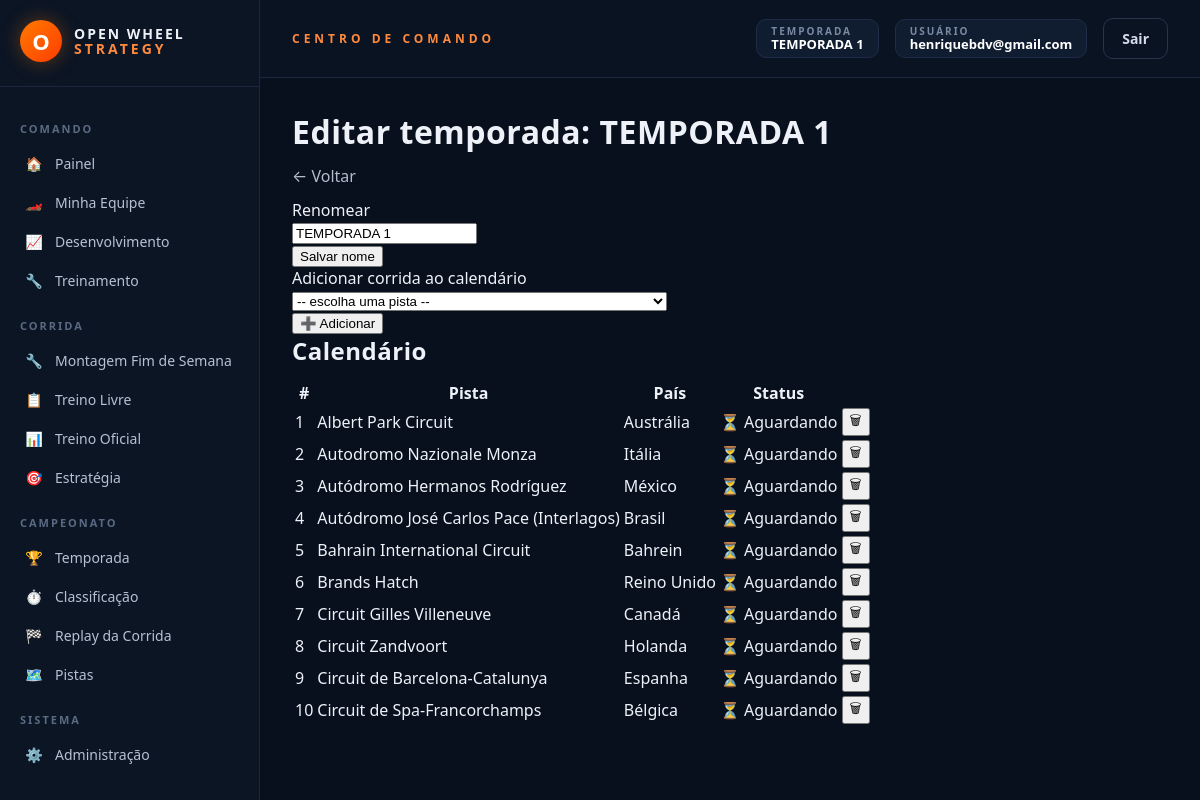
The app's page /admin/temporadas/1/editar (signed in), older data.
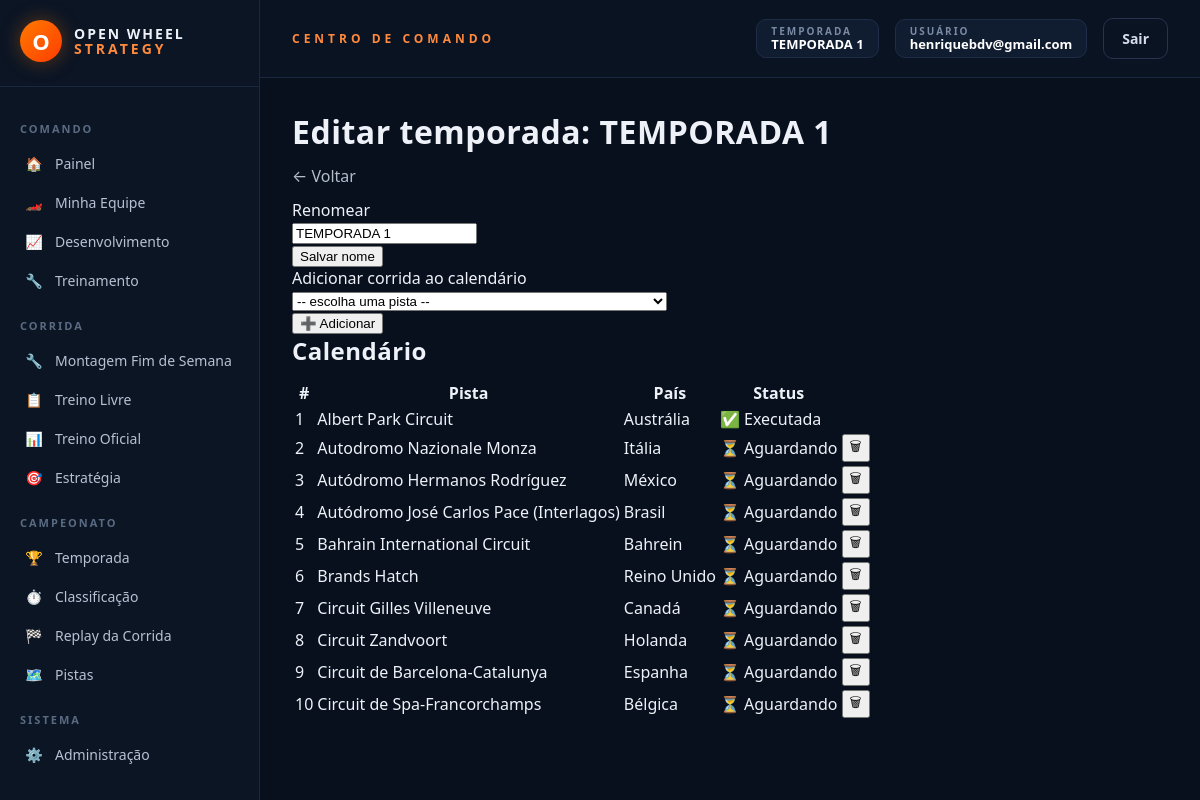
The same page, newer data.
### models_temporada.py (models this page shows, shortened)
class CorridaAgendada(db.Model):
    __tablename__ = "corridas_agendadas"
    id = db.Column(db.Integer, primary_key=True)
    temporada_id = db.Column(db.Integer, db.ForeignKey("temporadas.id"), nullable=False)
    pista_real_id = db.Column(db.Integer, nullable=False)
    pista_nome = db.Column(db.String(120))
    ordem = db.Column(db.Integer, nullable=False)
    executada = db.Column(db.Boolean, default=False, nullable=False)
    data_execucao = db.Column(db.DateTime)
    resultado_json = db.Column(db.Text, default="[]")

### rotas/admin.py (the view, shortened to what this page needs)
    @app.route("/admin/temporadas/<int:temporada_id>/editar", methods=["GET", "POST"])
    @admin_requerido
    def admin_temporada_editar(temporada_id):
        temporada = Temporada.query.get_or_404(temporada_id)
        criar_banco_pistas_reais()
        pistas = listar_pistas_reais()
        pistas_por_id = {p["id"]: p for p in pistas}
        return render_template("admin_temporada_editar.html", temporada=temporada, pistas=pistas, pistas_por_id=pistas_por_id)

### app.py (called while the page is built)
def _registrar_contexto(app):
    @app.context_processor
    def injetar_globais():
        usuario_id = session.get("usuario_id")
        usuario = Usuario.query.get(usuario_id) if usuario_id else None
        return {
            "usuario_logado": usuario,
            "categorias_fornecedor": FORNECEDORES_CONFIG,
            "temporada_ativa": Temporada.ativa_atual(),
        }

### extensoes.py (called while the page is built)
def admin_requerido(view_func):
    @functools.wraps(view_func)
    def wrapper(*args, **kwargs):
        from models import Usuario
        usuario_id = session.get("usuario_id")
        if not usuario_id:
            return redirect(url_for("login"))
        usuario = Usuario.query.get(usuario_id)
        if not usuario or not usuario.eh_admin:
            return render_template("acesso_negado.html"), 403
        return view_func(*args, **kwargs)
    return wrapper

### models_temporada.py (called while the page is built)
    @classmethod
    def ativa_atual(cls):
        try:
            return cls.query.filter_by(ativa=True).first()
        except (OperationalError, ProgrammingError, NoSuchTableError):
            return None

### pistas_reais_db.py (called while the page is built)
def obter_conexao():
    conexao = sqlite3.connect(CAMINHO_BANCO)
    conexao.row_factory = sqlite3.Row
    return conexao

### templates/admin_temporada_editar.html (shortened to what this page needs)
{% extends "base.html" %}
{% block content %}
<h1 class="h3">Editar temporada: {{ temporada.nome }}</h1>
<p><a href="{{ url_for('admin_temporadas') }}">← Voltar</a></p>
<div class="card mb-4">
    <div class="card-header">Renomear</div>
    <div class="card-body">
        <form method="POST" class="row g-2">
            <div class="col-md-8">
                <input type="text" name="nome" class="form-control" value="{{ temporada.nome }}" required>
            </div>
            <div class="col-md-4">
                <button type="submit" class="btn btn-secondary w-100">Salvar nome</button>
            </div>
        </form>
    </div>
</div>
<div class="card mb-4">
    <div class="card-header">Adicionar corrida ao calendário</div>
    <div class="card-body">
        <form method="POST" class="row g-2">
            <div class="col-md-8">
                <select name="pista_id" class="form-select" required>
                    <option value="">-- escolha uma pista --</option>
                </select>
            </div>
            <div class="col-md-4">
                <button type="submit" class="btn btn-primary w-100">➕ Adicionar</button>
            </div>
        </form>
    </div>
</div>
<h2 class="h5">Calendário</h2>
<table class="table">
    <thead>
        <tr>
            <th>#</th><th>Pista</th><th>País</th><th>Status</th><th></th>
        </tr>
    </thead>
    <tbody>
        {% for corrida in temporada.corridas_agendadas %}
        {% set pista = pistas_por_id.get(corrida.pista_real_id) %}
        <tr>
            <td>{{ corrida.ordem }}</td>
            <td>{{ corrida.pista_nome }}</td>
            <td>{{ pista.pais if pista else '-' }}</td>
            <td>
                {% if corrida.executada %}
                    ✅ Executada
                {% else %}
                    ⏳ Aguardando
                {% endif %}
            </td>
            <td>
                {% if not corrida.executada %}
                <form method="POST" action="{{ url_for('admin_temporada_remover_corrida', corrida_id=corrida.id) }}" style="display:inline;"
                      onsubmit="return confirm('Remover essa corrida do calendário?');">
                    <button type="submit" class="btn btn-sm btn-outline-danger">🗑</button>
                </form>
                {% endif %}
            </td>
        </tr>
        {% else %}
        <tr><td colspan="5" class="text-muted">Nenhuma corrida ainda. Adicione acima.</td></tr>
        {% endfor %}
    </tbody>
</table>
{% endblock %}

Row changes from the older to the newer data that the page shows:
changed CorridaAgendada "Albert Park Circuit": executada "⏳ Aguardando 🗑" → "✅ Executada"
